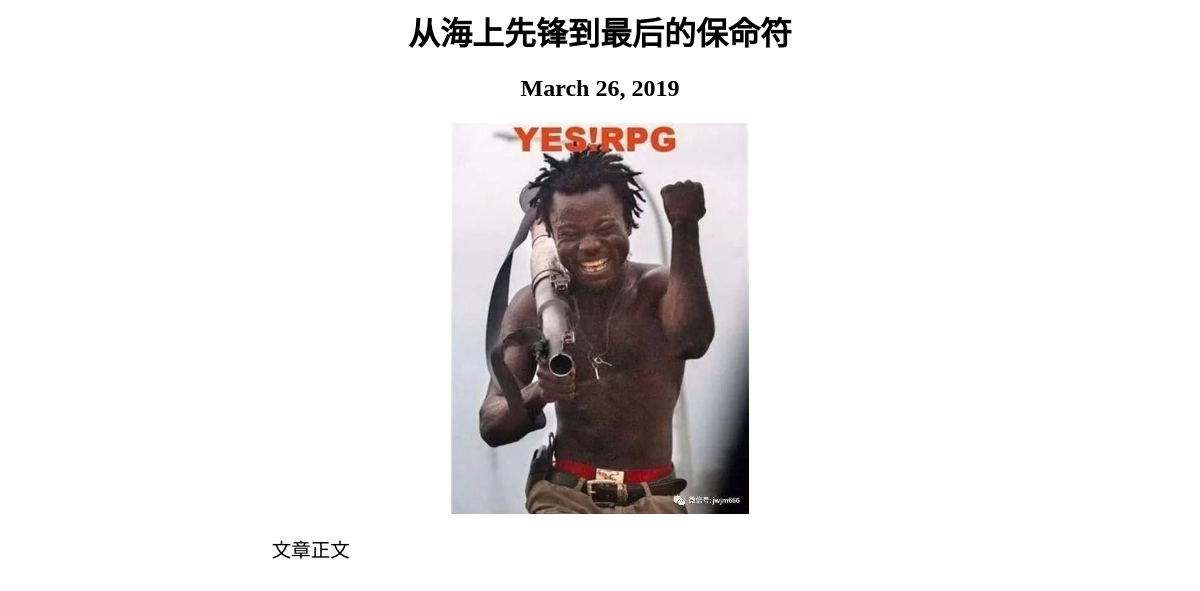
The page /blog/3/ on the database as committed earlier.
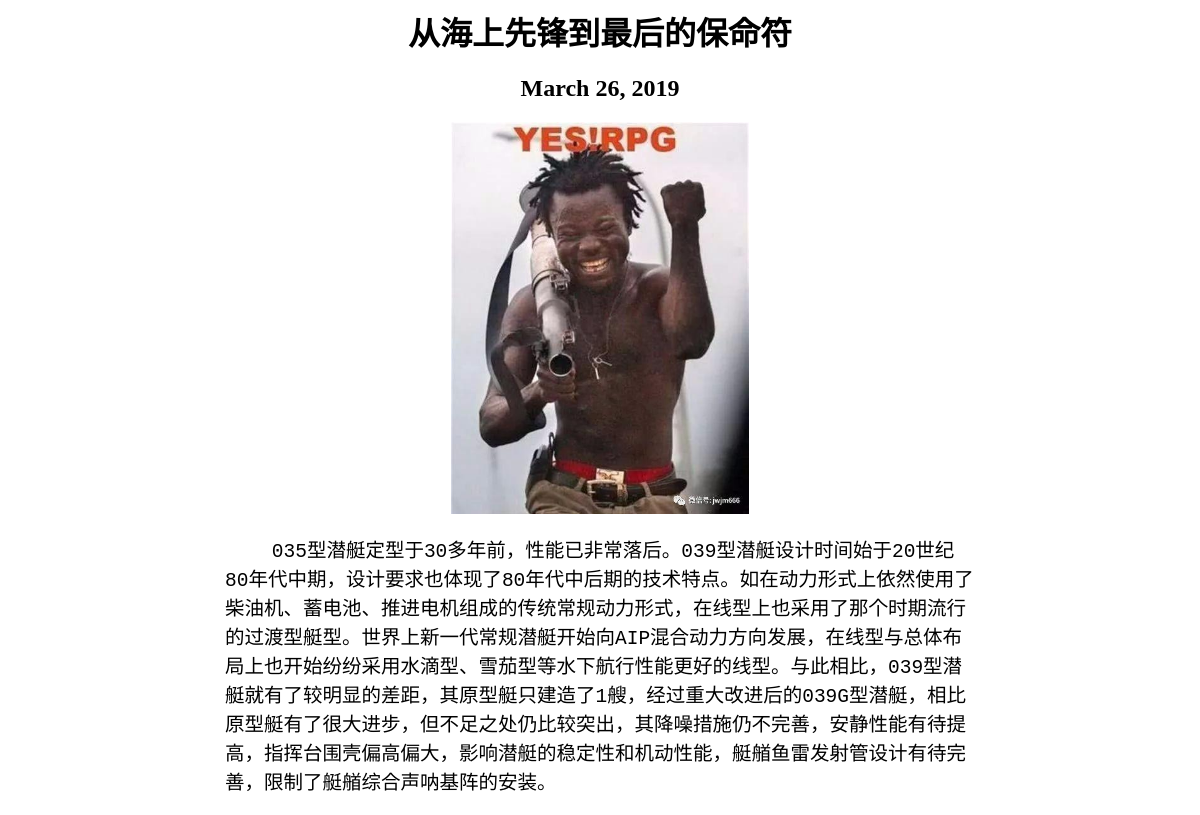
The same page on the database as committed later.
### blog/models.py (models this page shows, shortened)
class Blog(models.Model):
    objects=models.Manager()
    title = models.CharField(default='文章标题', max_length=50)
    date = models.DateField()
    image = models.ImageField(default='default.png',upload_to='images/')
    text = models.TextField(default='文章正文')

### blog/views.py (the view)
# urls.py: path('<int:blog_id>/',views.blog_text)
def blog_text(request,blog_id):
    blog = get_object_or_404(Blog,pk=blog_id)
    return render(request,'blog_text.html',{'blog':blog})

### blog/templates/blog_text.html (shortened to what this page needs)
<div style="text-align:center">
    <h1>{{blog.title|title}}</h1>
    <h2>{{blog.date}}</h2>
    <img src="{{ blog.image.url }}" height="50%">
</div>
<pre style="width:750px;font-size:150%;margin:20px auto;">
    {{ blog.text }}
</pre>

### blog/templates/blog_text.html (style rules this page uses)
pre { white-space: pre-wrap; word-wrap: break-word; }

Rows that differ between the two databases and show on the page:
changed Blog "从海上先锋到最后的保命符": text "文章正文" → "035型潜艇定型于30多年前，性能已非常落后。039型潜艇设计时间始于20世纪80年代中期，设计要求也体现了80年代中后期的技术特点。如在动力形式上依然使用了柴油机、蓄电池、推进电机组成的传统常规动力形式，在线型上也采用了那个时期流行的过渡型艇型。世界上新一代常规潜艇开始向AIP混合动力方向发展，在线型与总体布局上也开始纷纷采用水滴型、雪茄型等水下航行性能更好的线型。与此相比，039型潜艇就有了较明显的差距，其原型艇只建造了1艘，经过重大改进后的039G型潜艇，相比原型艇有了很大进步，但不足之处仍比较突出，其降噪措施仍不完善，安静性能有待提高，指挥台围壳偏高偏大，影响潜艇的稳定性和机动性能，艇艏鱼雷发射管设计有待完善，限制了艇艏综合声呐基阵的安装。"
